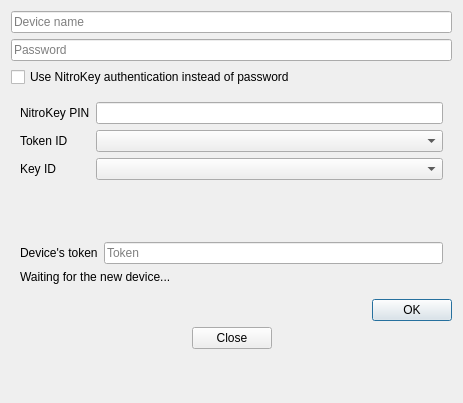
<?xml version="1.0" encoding="UTF-8"?>
<ui version="4.0">
 <class>RegisterDevice</class>
 <widget class="QDialog" name="RegisterDevice">
  <property name="windowModality">
   <enum>Qt::ApplicationModal</enum>
  </property>
  <property name="geometry">
   <rect>
    <x>0</x>
    <y>0</y>
    <width>463</width>
    <height>403</height>
   </rect>
  </property>
  <property name="windowTitle">
   <string>Register new device</string>
  </property>
  <property name="modal">
   <bool>true</bool>
  </property>
  <layout class="QVBoxLayout" name="verticalLayout_2">
   <item>
    <layout class="QVBoxLayout" name="verticalLayout">
     <item>
      <layout class="QHBoxLayout" name="horizontalLayout_2">
       <item>
        <widget class="QLineEdit" name="device_name">
         <property name="placeholderText">
          <string>Device name</string>
         </property>
        </widget>
       </item>
      </layout>
     </item>
     <item>
      <layout class="QHBoxLayout" name="horizontalLayout">
       <item>
        <widget class="QLineEdit" name="password">
         <property name="echoMode">
          <enum>QLineEdit::Password</enum>
         </property>
         <property name="placeholderText">
          <string>Password</string>
         </property>
        </widget>
       </item>
      </layout>
     </item>
     <item>
      <widget class="QCheckBox" name="check_box_use_nitrokey">
       <property name="text">
        <string>Use NitroKey authentication instead of password</string>
       </property>
      </widget>
     </item>
     <item>
      <widget class="QWidget" name="widget_nitrokey" native="true">
       <layout class="QFormLayout" name="formLayout">
        <item row="0" column="0">
         <widget class="QLabel" name="label_2">
          <property name="text">
           <string>NitroKey PIN</string>
          </property>
         </widget>
        </item>
        <item row="1" column="0">
         <widget class="QLabel" name="label_3">
          <property name="text">
           <string>Token ID</string>
          </property>
         </widget>
        </item>
        <item row="2" column="0">
         <widget class="QLabel" name="label_4">
          <property name="text">
           <string>Key ID</string>
          </property>
         </widget>
        </item>
        <item row="1" column="1">
         <widget class="QComboBox" name="combo_nitrokey_token"/>
        </item>
        <item row="2" column="1">
         <widget class="QComboBox" name="combo_nitrokey_key"/>
        </item>
        <item row="0" column="1">
         <widget class="QLineEdit" name="line_edit_nitrokey_pin"/>
        </item>
       </layout>
      </widget>
     </item>
     <item>
      <widget class="QWidget" name="outcome_panel" native="true">
       <layout class="QHBoxLayout" name="outcome_panel_layout">
        <item>
         <widget class="QLabel" name="outcome_status">
          <property name="text">
           <string/>
          </property>
          <property name="wordWrap">
           <bool>true</bool>
          </property>
         </widget>
        </item>
       </layout>
      </widget>
     </item>
     <item>
      <widget class="QWidget" name="config_waiter_panel" native="true">
       <layout class="QVBoxLayout" name="config_waiter_panel_layout">
        <item>
         <layout class="QHBoxLayout" name="horizontalLayout_4">
          <item>
           <widget class="QLabel" name="label">
            <property name="text">
             <string>Device's token</string>
            </property>
           </widget>
          </item>
          <item>
           <widget class="QLineEdit" name="device_token">
            <property name="readOnly">
             <bool>true</bool>
            </property>
            <property name="placeholderText">
             <string>Token</string>
            </property>
           </widget>
          </item>
         </layout>
        </item>
        <item>
         <widget class="QLabel" name="config_waiter_label">
          <property name="text">
           <string>Waiting for the new device...</string>
          </property>
          <property name="wordWrap">
           <bool>true</bool>
          </property>
         </widget>
        </item>
       </layout>
      </widget>
     </item>
    </layout>
   </item>
   <item>
    <layout class="QHBoxLayout" name="horizontalLayout_3">
     <item>
      <spacer name="horizontalSpacer">
       <property name="orientation">
        <enum>Qt::Horizontal</enum>
       </property>
       <property name="sizeHint" stdset="0">
        <size>
         <width>40</width>
         <height>20</height>
        </size>
       </property>
      </spacer>
     </item>
     <item>
      <widget class="QPushButton" name="button_register_device">
       <property name="text">
        <string>OK</string>
       </property>
      </widget>
     </item>
    </layout>
   </item>
   <item>
    <widget class="QDialogButtonBox" name="button_box">
     <property name="standardButtons">
      <set>QDialogButtonBox::Close</set>
     </property>
     <property name="centerButtons">
      <bool>true</bool>
     </property>
    </widget>
   </item>
   <item>
    <spacer name="verticalSpacer">
     <property name="orientation">
      <enum>Qt::Vertical</enum>
     </property>
     <property name="sizeHint" stdset="0">
      <size>
       <width>20</width>
       <height>40</height>
      </size>
     </property>
    </spacer>
   </item>
  </layout>
 </widget>
 <resources/>
 <connections>
  <connection>
   <sender>check_box_use_nitrokey</sender>
   <signal>toggled(bool)</signal>
   <receiver>widget_nitrokey</receiver>
   <slot>setVisible(bool)</slot>
   <hints>
    <hint type="sourcelabel">
     <x>231</x>
     <y>87</y>
    </hint>
    <hint type="destinationlabel">
     <x>231</x>
     <y>157</y>
    </hint>
   </hints>
  </connection>
  <connection>
   <sender>check_box_use_nitrokey</sender>
   <signal>toggled(bool)</signal>
   <receiver>password</receiver>
   <slot>setDisabled(bool)</slot>
   <hints>
    <hint type="sourcelabel">
     <x>231</x>
     <y>87</y>
    </hint>
    <hint type="destinationlabel">
     <x>231</x>
     <y>56</y>
    </hint>
   </hints>
  </connection>
  <connection>
   <sender>button_box</sender>
   <signal>accepted()</signal>
   <receiver>RegisterDevice</receiver>
   <slot>accept()</slot>
   <hints>
    <hint type="sourcelabel">
     <x>231</x>
     <y>377</y>
    </hint>
    <hint type="destinationlabel">
     <x>231</x>
     <y>202</y>
    </hint>
   </hints>
  </connection>
  <connection>
   <sender>button_box</sender>
   <signal>rejected()</signal>
   <receiver>RegisterDevice</receiver>
   <slot>reject()</slot>
   <hints>
    <hint type="sourcelabel">
     <x>231</x>
     <y>377</y>
    </hint>
    <hint type="destinationlabel">
     <x>231</x>
     <y>202</y>
    </hint>
   </hints>
  </connection>
 </connections>
</ui>
